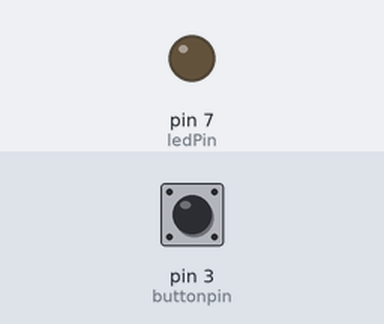
The sketch below on a simulated Arduino Uno, built with avr-gcc and run on an emulated ATmega328P. On the bench: output pins drawn as LEDs (lit = HIGH). The test bench sets the inputs (shaded band); at power-on: pin 3 (buttonpin) LOW.

Above: at 1.2 s.
1.3 s: pin 3 (buttonpin) pulled HIGH for 0.15 s
At 1.37 s:
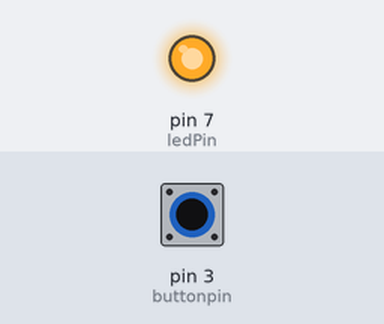
2.9 s: pin 3 (buttonpin) pulled HIGH for 3.2 s
At 7.4 s:
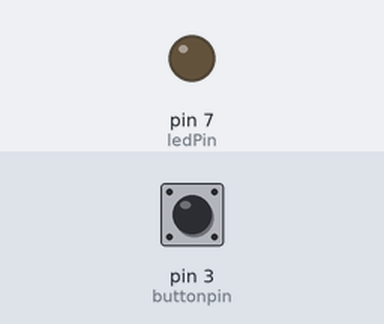
Timing chart, 0 to 8.9 s (numbered marks = the images above; inputs shaded):
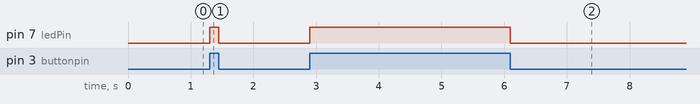

The sketch:

sound_sensor_digital_LED.ino
```cpp
const int ledPin = 7; // digital output led pin
const int buttonpin = 3; //define switch port for sound sensor
int  val; // define digital variable val

void  setup()
{
  pinMode(ledPin,OUTPUT);//define LED as a output port
  pinMode(buttonpin,INPUT);//define switch as a output port
}

/* NOTE: Must be REALLY quiet to make the LED go off */
void  loop()
{
  val=digitalRead(buttonpin);//read the value of the digital interface 3 assigned to val
  if(val==HIGH)//when the switch sensor have signal, LED blink
  {
    digitalWrite(ledPin, HIGH);
  }
  else
  {
    digitalWrite(ledPin,LOW);
  }
}
```

Measured:
- after the input at 1.3 s, pin 7 (ledPin): LOW → HIGH at once, → LOW 0.15 s later
- after the input at 2.9 s, pin 7 (ledPin): LOW → HIGH at once, → LOW 3.2 s later
